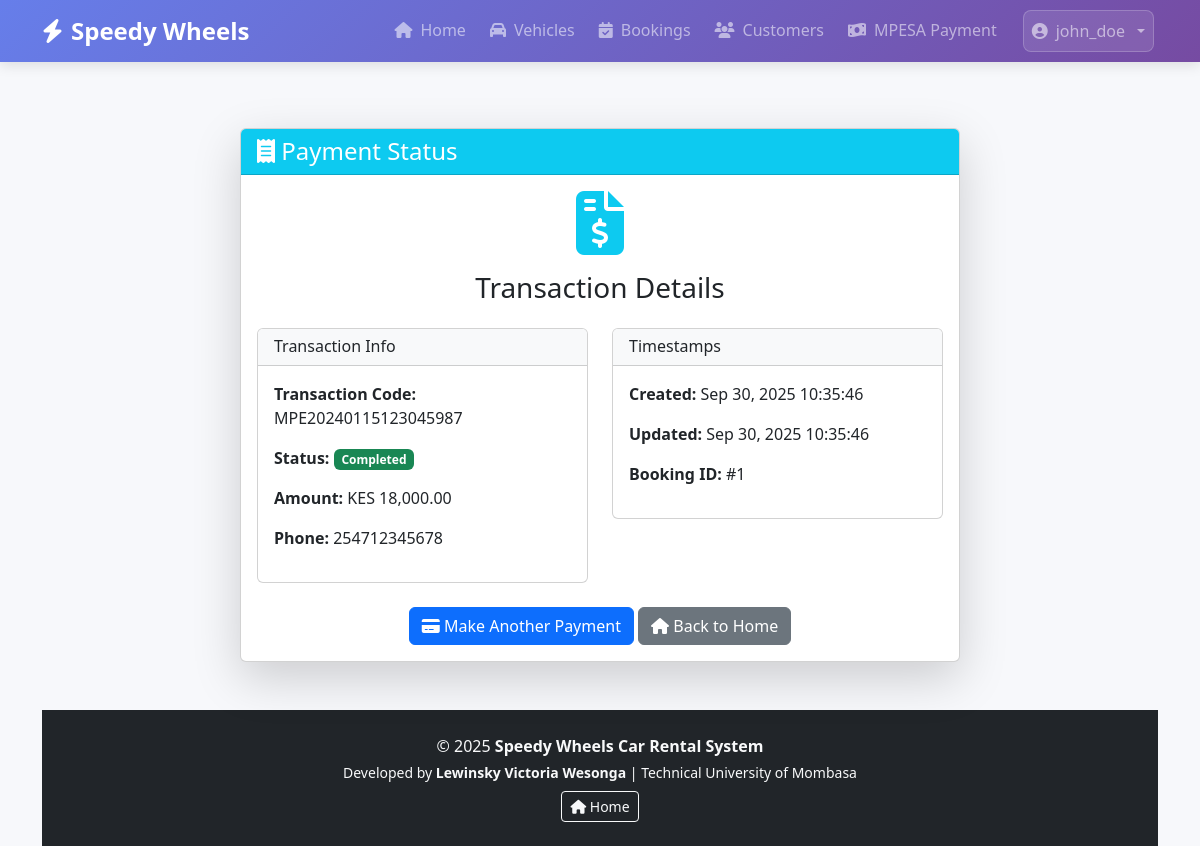
/src/modules/payments/payment_status.php?transaction_code=MPE20240115123045987 (signed in), run on the app's committed database.
### tables this page shows
CREATE TABLE mpesa_transactions (
    id INT PRIMARY KEY AUTO_INCREMENT,
    transaction_code VARCHAR(50) UNIQUE NOT NULL,
    phone VARCHAR(15) NOT NULL,
    amount DECIMAL(10,2) NOT NULL,
    booking_id INT,
    status ENUM('pending', 'completed', 'failed') DEFAULT 'pending',
    created_at TIMESTAMP DEFAULT CURRENT_TIMESTAMP,
    updated_at TIMESTAMP DEFAULT CURRENT_TIMESTAMP ON UPDATE CURRENT_TIMESTAMP,
    INDEX idx_transaction_code (transaction_code),
    INDEX idx_phone (phone),
    INDEX idx_status (status),
    INDEX idx_booking (booking_id)
);

### src/modules/payments/mpesa_processor.php (called while the page is built, shortened)
<?php
class MpesaProcessor {
    private $pdo;
    public function __construct() {
        try {
            $this->pdo = new PDO(
                "mysql:host=localhost;dbname=speedy_wheels;charset=utf8mb4",
                "root",
                "",
                [PDO::ATTR_ERRMODE => PDO::ERRMODE_EXCEPTION]
            );
        } catch (PDOException $e) {
            throw new Exception("Database connection failed: " . $e->getMessage());
        }
    }
    public function getTransactionStatus($transactionCode) {
        try {
            $stmt = $this->pdo->prepare("
                SELECT * FROM mpesa_transactions
                WHERE transaction_code = ?
            ");
            $stmt->execute([$transactionCode]);
            $transaction = $stmt->fetch(PDO::FETCH_ASSOC);
            return $transaction ?: ['status' => 'not_found'];
        } catch (Exception $e) {
            return ['status' => 'error', 'message' => $e->getMessage()];
        }
    }
}
?>

### src/modules/payments/payment_status.php (the view, shortened to what this page needs)
<?php
require_once "mpesa_processor.php";
$transaction_code = $_GET['transaction_code'] ?? '';
require_once "../../includes/header.php";
$mpesa = new MpesaProcessor();
$transaction = $mpesa->getTransactionStatus($transaction_code);
?>
<div class="container mt-4">
    <div class="row justify-content-center">
        <div class="col-md-8">
            <div class="card shadow-lg">
                <div class="card-header bg-info text-white">
                    <h4 class="mb-0"><i class="fas fa-receipt"></i> Payment Status</h4>
                </div>
                <div class="card-body">
                    <?php if ($transaction && $transaction['status'] !== 'not_found'): ?>
                        <div class="text-center mb-4">
                            <i class="fas fa-file-invoice-dollar fa-4x text-info mb-3"></i>
                            <h3>Transaction Details</h3>
                        </div>
                        <div class="row">
                            <div class="col-md-6">
                                <div class="card">
                                    <div class="card-header bg-light">
                                        <h6 class="mb-0">Transaction Info</h6>
                                    </div>
                                    <div class="card-body">
                                        <p><strong>Transaction Code:</strong> <?php echo htmlspecialchars($transaction['transaction_code']); ?></p>
                                        <p><strong>Status:</strong>
                                            <span class="badge bg-<?php echo $transaction['status'] == 'completed' ? 'success' : 'warning'; ?>">
                                                <?php echo ucfirst($transaction['status']); ?>
                                            </span>
                                        </p>
                                        <p><strong>Amount:</strong> KES <?php echo number_format($transaction['amount'], 2); ?></p>
                                        <p><strong>Phone:</strong> <?php echo htmlspecialchars($transaction['phone']); ?></p>
                                    </div>
                                </div>
                            </div>
                            <div class="col-md-6">
                                <div class="card">
                                    <div class="card-header bg-light">
                                        <h6 class="mb-0">Timestamps</h6>
                                    </div>
                                    <div class="card-body">
                                        <p><strong>Created:</strong> <?php echo date('M j, Y H:i:s', strtotime($transaction['created_at'])); ?></p>
                                        <?php if ($transaction['updated_at']): ?>
                                            <p><strong>Updated:</strong> <?php echo date('M j, Y H:i:s', strtotime($transaction['updated_at'])); ?></p>
                                        <?php endif; ?>
                                        <p><strong>Booking ID:</strong> #<?php echo htmlspecialchars($transaction['booking_id']); ?></p>
                                    </div>
                                </div>
                            </div>
                        </div>
                    <?php endif; ?>
                    <div class="mt-4 text-center">
                        <a href="payment.php" class="btn btn-primary">
                            <i class="fas fa-credit-card"></i> Make Another Payment
                        </a>
                        <a href="<?php echo base_url('index.php'); ?>" class="btn btn-secondary">
                            <i class="fas fa-home"></i> Back to Home
                        </a>
                    </div>
                </div>
            </div>
        </div>
    </div>
</div>
<?php require_once "../../includes/footer.php"; ?>

### src/includes/header.php (style rules this page uses)
:root { --primary-gradient: linear-gradient(135deg, #667eea 0%, #764ba2 100%); --primary-gradient-hover: linear-gradient(135deg, #5a6fd8 0%, #6a4190 100%); --shadow: 0 4px 12px rgba(0,0,0,0.1); }
body { background: #f7f8fb; padding-top: 80px; min-height: 100vh; display: flex; flex-direction: column; }

### data on the page
mpesa_transactions: transaction_code "MPE20240115123045987", status "Completed", amount "18,000.00", phone "254712345678", created_at "Sep 30, 2025 10:35:46", updated_at "Sep 30, 2025 10:35:46", booking "1"

### other printed values
$item['title'] "Home"
$item['title'] "Vehicles"
$item['title'] "Bookings"
$item['title'] "Customers"
$item['title'] "MPESA Payment"
getCurrentUsername() "john_doe"
